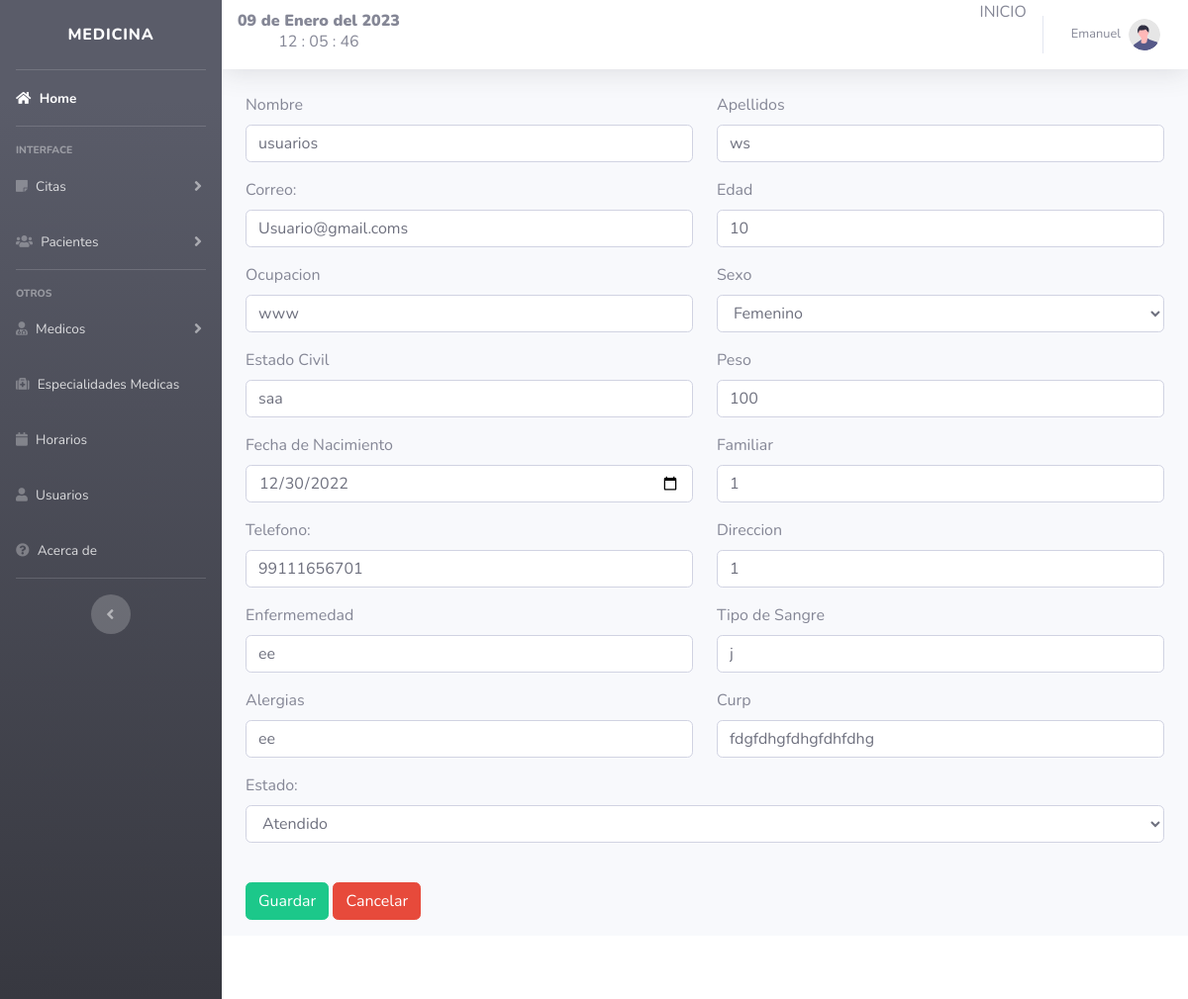
Screenshot of /includes/editar_paciente.php?id=10 (signed in) with the database file from the repository.
### tables this page shows
CREATE TABLE `pacientes` (
  `id` int(11) NOT NULL,
  `nombre` varchar(50) NOT NULL,
  `apellidos` varchar(150) NOT NULL,
  `correo` varchar(50) NOT NULL,
  `edad` varchar(150) NOT NULL,
  `ocupacion` varchar(150) NOT NULL,
  `sexo` varchar(50) NOT NULL,
  `estado_civil` varchar(150) NOT NULL,
  `peso` varchar(150) NOT NULL,
  `nacimiento` date NOT NULL,
  `familiar` varchar(150) NOT NULL,
  `telefono` varchar(50) NOT NULL,
  `direccion` varchar(150) NOT NULL,
  `enfermedad` varchar(150) NOT NULL,
  `tipo_sangre` varchar(150) NOT NULL,
  `alergias` varchar(150) NOT NULL,
  `curp` varchar(150) NOT NULL,
  `fecha` timestamp NULL DEFAULT current_timestamp(),
  `estado` varchar(50) NOT NULL,
  `id_user` int(11) NOT NULL
);

### includes/editar_paciente.php (the view, shortened to what this page needs)
<?php
$id = $_GET['id'];
include "db.php";
$consulta = "SELECT * FROM pacientes WHERE id = $id";
$resultado = mysqli_query($conexion, $consulta);
$usuario = mysqli_fetch_assoc($resultado);
?>
<?php include_once "header.php"; ?>
<form action="../includes/functions.php" method="POST">
    <div class="container">
        <div class="row">
            <div class="col-sm-6">
                <div class="mb-3">
                    <label for="nombre" class="form-label">Nombre</label>
                    <input type="text" id="nombre" name="nombre" class="form-control" value="<?php echo $usuario['nombre']; ?>" required>
                </div>
            </div>
            <div class="col-sm-6">
                <div class="mb-3">
                    <label for="nombre" class="form-label">Apellidos</label>
                    <input type="text" id="apellidos" name="apellidos" class="form-control" value="<?php echo $usuario['apellidos']; ?>" required>
                </div>
            </div>
        </div>
        <div class="row">
            <div class="col-sm-6">
                <div class="mb-3">
                    <label for="username">Correo:</label><br>
                    <input type="email" name="correo" id="correo" class="form-control" value="<?php echo $usuario['correo']; ?>">
                </div>
            </div>
            <div class="col-sm-6">
                <div class="mb-3">
                    <label for="username">Edad</label><br>
                    <input type="number" name="edad" id="edad" class="form-control" value="<?php echo $usuario['edad']; ?>">
                </div>
            </div>
        </div>
        <div class="row">
            <div class="col-sm-6">
                <div class="mb-3">
                    <label for="username">Ocupacion</label><br>
                    <input type="text" name="ocupacion" id="ocupacion" class="form-control" value="<?php echo $usuario['ocupacion']; ?>">
                </div>
            </div>
            <div class="col-sm-6">
                <div class="mb-3">
                    <label for="sexo" class="form-label">Sexo</label>
                    <select name="sexo" id="sexo" class="form-control" value="<?php echo $usuario['sexo']; ?>" required>
                        <option <?php echo $usuario['sexo'] === 'Femenino' ? "selected='selected' " : "" ?> value="Femenino">Femenino</option>
                    </select>
                </div>
            </div>
        </div>
        <div class="row">
            <div class="col-sm-6">
                <div class="mb-3">
                    <label for="username">Estado Civil</label><br>
                    <input type="text" name="estado_civil" id="estado_civil" class="form-control" value="<?php echo $usuario['estado_civil']; ?>">
                </div>
            </div>
            <div class="col-sm-6">
                <div class="mb-3">
                    <label for="username">Peso</label><br>
                    <input type="number" name="peso" id="peso" class="form-control" value="<?php echo $usuario['peso']; ?>">
                </div>
            </div>
        </div>
        <div class="row">
            <div class="col-sm-6">
                <div class="mb-3">
                    <label for="username">Fecha de Nacimiento</label><br>
                    <input type="date" name="nacimiento" id="nacimiento" class="form-control" value="<?php echo $usuario['nacimiento']; ?>">
                </div>
            </div>
            <div class="col-sm-6">
                <div class="mb-3">
                    <label for="username">Familiar</label><br>
                    <input type="text" name="familiar" id="familiar" class="form-control" value="<?php echo $usuario['familiar']; ?>">
                </div>
            </div>
        </div>
        <div class="row">
            <div class="col-sm-6">
                <div class="mb-3">
                    <label for="telefono">Telefono:</label><br>
                    <input type="number" name="telefono" id="telefono" class="form-control" value="<?php echo $usuario['telefono']; ?>" required>
                </div>
            </div>
            <div class="col-sm-6">
                <div class="mb-3">
                    <label for="username">Direccion</label><br>
                    <input type="text" name="direccion" id="direccion" class="form-control" value="<?php echo $usuario['direccion']; ?>">
                </div>
            </div>
        </div>
        <div class="row">
            <div class="col-sm-6">
                <div class="mb-3">
                    <label for="username">Enfermemedad</label><br>
                    <input type="text" name="enfermedad" id="enfermedad" class="form-control" value="<?php echo $usuario['enfermedad']; ?>">
                </div>
            </div>
            <div class="col-sm-6">
                <div class="mb-3">
                    <label for="username">Tipo de Sangre</label><br>
                    <input type="text" name="tipo_sangre" id="tipo_sangre" class="form-control" value="<?php echo $usuario['tipo_sangre']; ?>">
                </div>
            </div>
        </div>
        <div class="row">
            <div class="col-sm-6">
                <div class="mb-3">
                    <label for="username">Alergias</label><br>
                    <input type="text" name="alergias" id="alergias" class="form-control" value="<?php echo $usuario['alergias']; ?>">
                </div>
            </div>
            <div class="col-sm-6">
                <div class="mb-3">
                    <label for="username">Curp</label><br>
                    <input type="text" name="curp" id="curp" class="form-control" value="<?php echo $usuario['curp']; ?>">
                </div>
            </div>
        </div>
        <div class="form-group">
            <label for="pendiente" class="form-label">Estado:</label>
            <select name="estado" id="estado" class="form-control"  value="<?php echo $usuario['estado']; ?>" required>
                <option <?php echo $usuario['estado'] === 'Atendido' ? "selected='selected' " : "" ?> value="Atendido">Atendido</option>
            </select>
        </div>
        <br>
        <div class="mb-3">
            <input type="submit" value="Guardar" id="register" class="btn btn-success" name="registrar">
            <a href="../views/pacientes.php" class="btn btn-danger">Cancelar</a>
        </div>
    </div>
</form>
<?php include_once "footer.php"; ?>
</html>

### rows the page displays
pacientes: nombre "usuarios", apellidos "ws", correo "Usuario@gmail.coms", edad "10", ocupacion "www", sexo "Femenino", estado_civil "saa", peso "100", nacimiento "12/30/2022", familiar "1", telefono "99111656701", direccion "1", enfermedad "ee", tipo_sangre "j", alergias "ee", curp "fdgfdhgfdhgfdhfdhg", estado "Atendido"

### other values shown
fecha() "09 de Enero del 2023"
$_SESSION['nombre'] "Emanuel"
